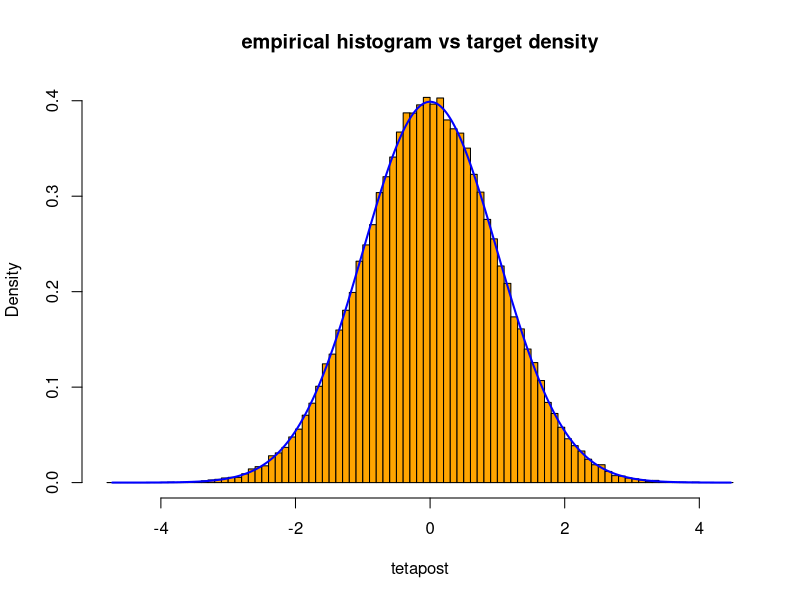

Source code (R):
#Paolo Tamagnini
#1536242
#paolotamag@gmail.com

generateTetaPost = function(N) {
  set.seed(123)
  Loglikeli = function(x){
    dnorm(x,mean=0,sd=1)/dcauchy(x,location = 0, scale = 1)
  }
  logLikeMLE = optim(c(1),Loglikeli,method="BFGS",control=list(fnscale=-1))$value
  tetaPost=NULL
  while (length(tetaPost)<N){
    U =runif(N*logLikeMLE)
    teta= rcauchy(N*logLikeMLE,location = 0, scale = 1)
    tetaPost=c(tetaPost,teta[U<=dnorm(teta,mean=0,sd=1)/(logLikeMLE*dcauchy(teta,location = 0, scale = 1))])}
  tetaPost=tetaPost[1:N]
  return(tetaPost)
}
tetapost = generateTetaPost(100000)

mean(tetapost)

hist(tetapost,freq = F,breaks = 75, col = 'orange', main = 'empirical histogram vs target density')
xfit<-seq(min(tetapost),max(tetapost),length=length(tetapost)) 
yfit<-dnorm(xfit,0,1) 
lines(xfit, yfit, col="blue", lwd=2)

generateBernFromNTrials = function(N){
  set.seed(123)
  Loglikeli = function(x){
    dnorm(x,mean=0,sd=1)/dcauchy(x,location = 0, scale = 1)
  }
  logLikeMLE = optim(c(1),Loglikeli,method="BFGS",control=list(fnscale=-1))$value
  U =runif(N,min = 0,max = 1)
  teta= rcauchy(N,location = 0, scale = 1)
  tetapost = teta[U<=dnorm(teta,mean=0,sd=1)/(logLikeMLE*dcauchy(teta,location = 0, scale = 1))]
  succ = rep(1,length(tetapost))
  unsuc = rep(0,N - length(tetapost))
  X = c(succ,unsuc)
  print('approx. accept. prob.')
  print(mean(X))
  print('theoretical accept. prob.')
  print(1/logLikeMLE)
  print('# of successes')
  print(sum(X))
  print('# of trials')
  print(N)
  return(X) }

Xtilde = generateBernFromNTrials(100000)
